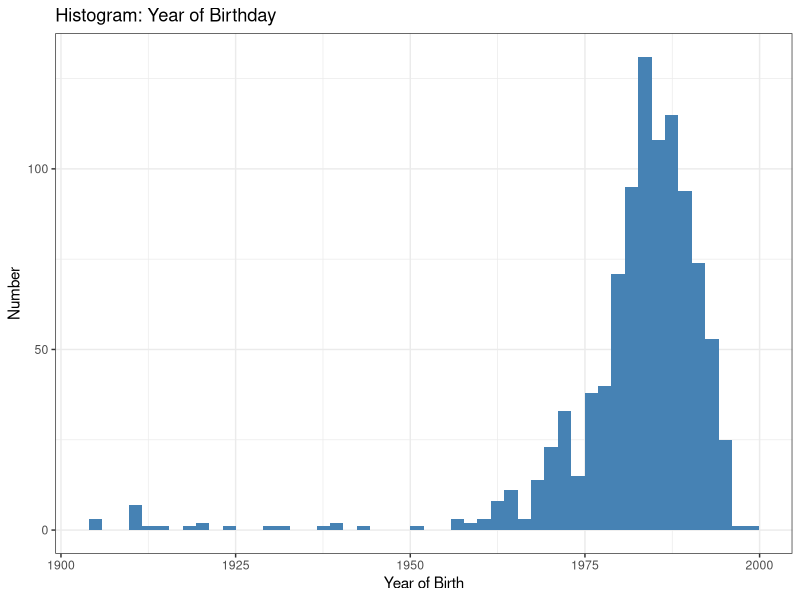
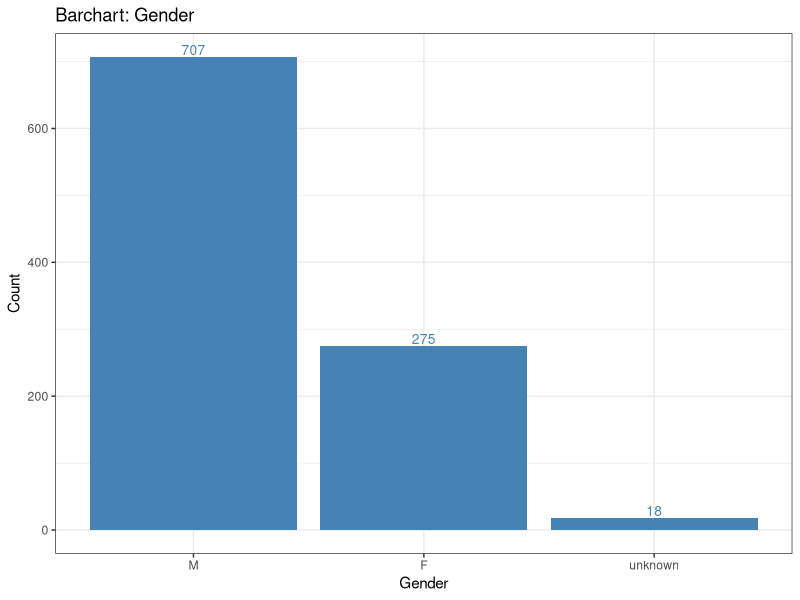
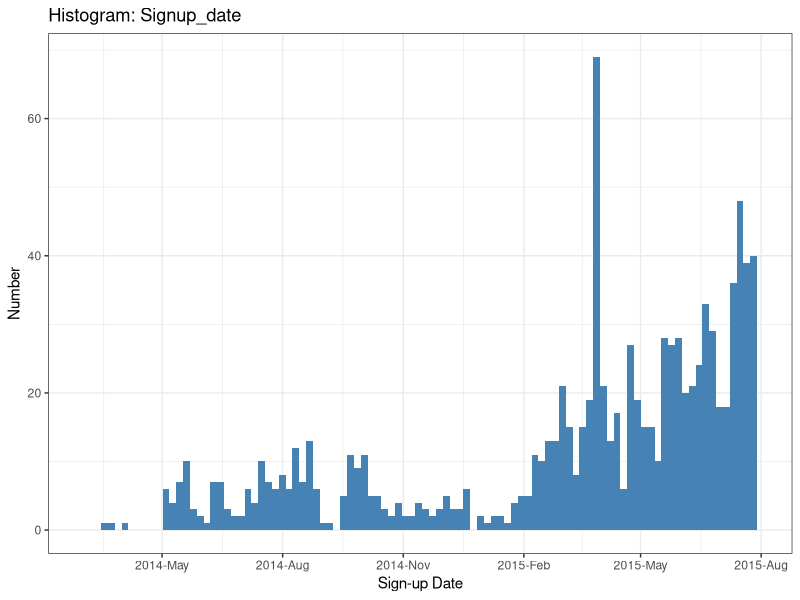
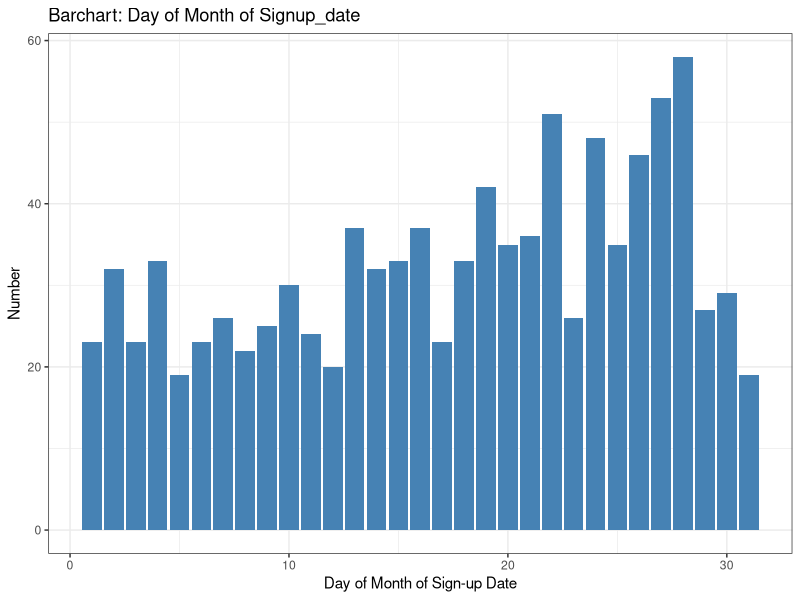
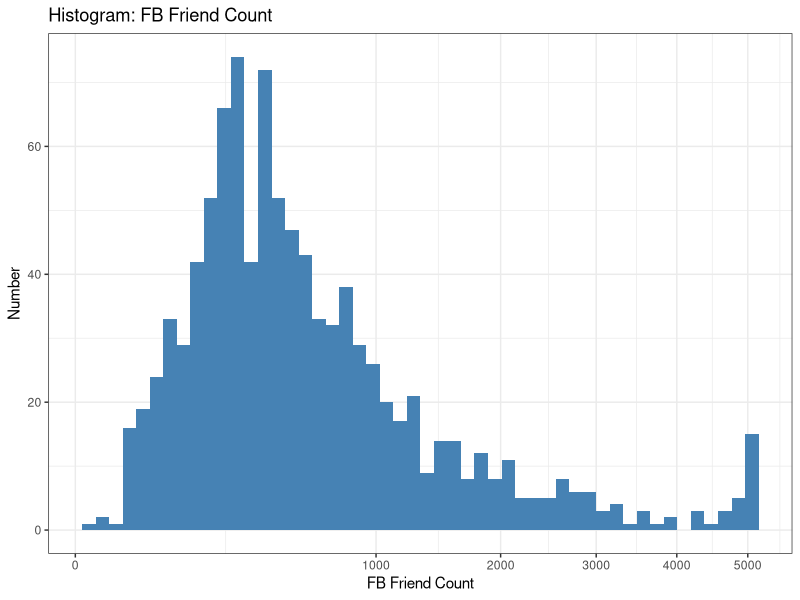
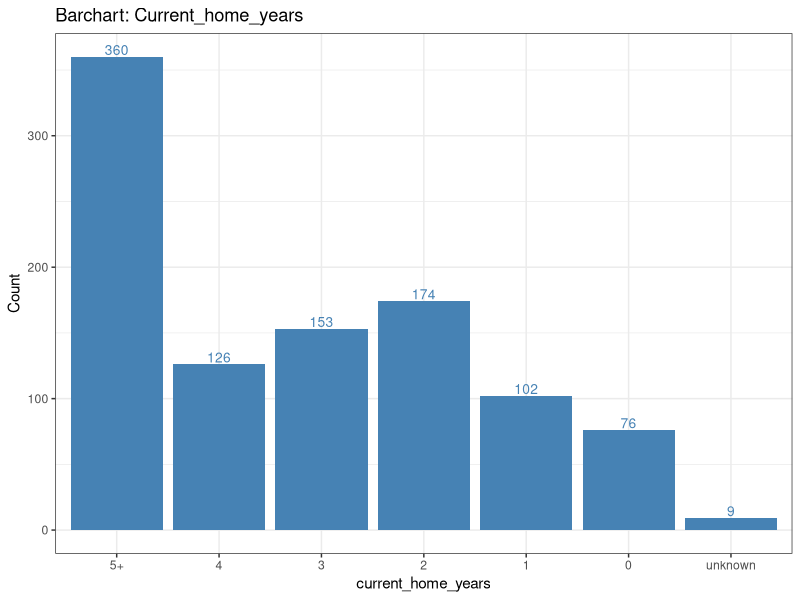
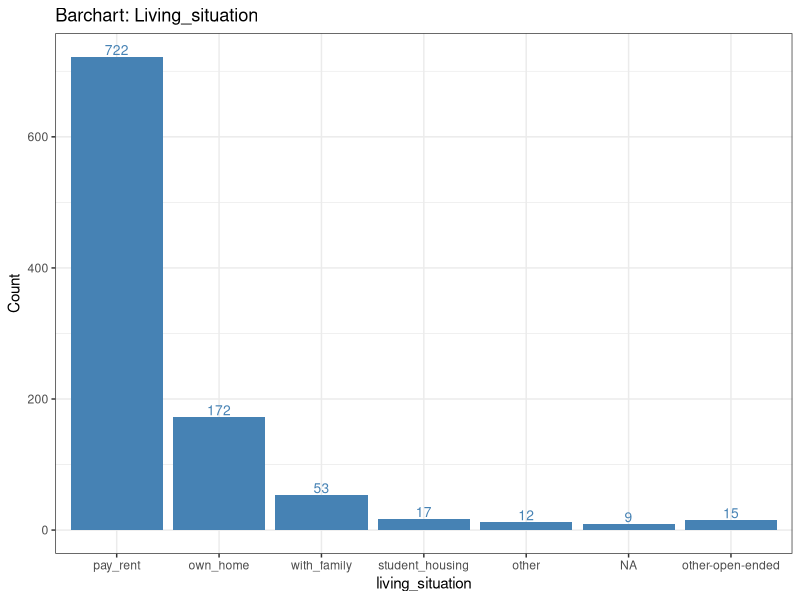
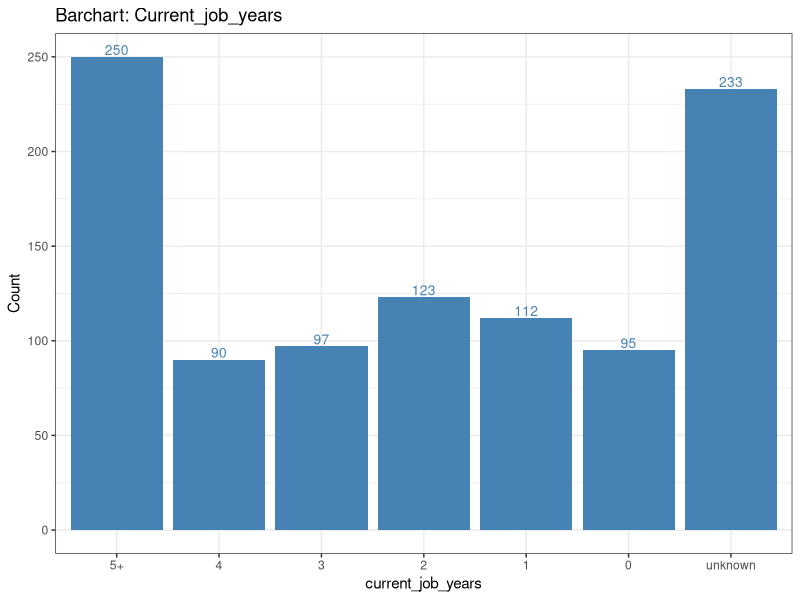

Reproduce these figures in R, in order.
## ---- chunk 1
# load libraries
library(dplyr)
library(ggplot2)
library(lubridate)
library(scales)
library(grid)
library(gridExtra)
## ---- chunk 2
# change work directory
setwd("/Users/craigdavid/Downloads/Facebook Marketing Project/Facebook Marketing Project/Data")

# read four datasets
dat_ppl = read.csv(file = 'people.csv', sep = ',', 
                   fill = FALSE, na.strings = c('NA', ''),
                   header = TRUE, stringsAsFactors = FALSE)
dat_repay = read.csv(file = 'repayment.csv', sep = ',', 
                     fill = FALSE, na.strings = c('NA', ''),
                     header = TRUE, stringsAsFactors = FALSE)
dat_dev = read.csv(file = 'device.csv', sep = ',', 
                   fill = FALSE, na.strings = c('NA', ''),
                   header = TRUE, stringsAsFactors = FALSE)
dat_mpesa = read.csv(file = 'mpesa.csv', sep = ',', 
                     fill = FALSE, na.strings = c('NA', ''),
                     header = TRUE, stringsAsFactors = FALSE)
## ---- chunk 3
# histogram: year of birthday
dat_bd = dat_ppl[!is.na(dat_ppl['birthday']),]
dat_bd['year'] = as.integer(substr(dat_bd$birthday, 1, 4)) # extract first 4 chrs as year
ggplot(data = dat_bd, aes(x = year)) + 
  geom_histogram(bins = 50, fill = 'steelblue') +
  ylab("Number") +
  xlab("Year of Birth") +
  ggtitle("Histogram: Year of Birthday") +
  theme_bw()
## ---- chunk 4
# barchart: of gender
dat_gender =  dat_ppl
dat_gender[is.na(dat_gender['gender']), 'gender'] = 'unknown' # include NA in this analyses
dat_gender$gender = factor(dat_gender$gender, levels = c('M', 'F', 'unknown')) # set the order of levels 
dat_gender %>%
  group_by(gender) %>%
  summarise(count = n()) %>%
  ggplot(aes(x = factor(gender), y = count)) + 
  geom_bar(fill = 'steelblue', stat = 'identity') +
  geom_text(aes(label = count), vjust= -0.2, color="steelblue", size=3.5) + 
  ylab("Count") +
  xlab("Gender") +
  ggtitle("Barchart: Gender") +
  theme_bw()
## ---- chunk 5
# histogram: signup_date
dat_sign = dat_ppl[!is.na(dat_ppl['signup_date']),]
dat_sign$signup_date = as.POSIXct(substr(dat_sign$signup_date, 1, 10)) # extract first 10 chrs as year-month-day
ggplot(dat_sign, aes(signup_date, ..count..)) + 
  geom_histogram(bins = 100, fill = 'steelblue') +
  theme_bw() + 
  xlab('Sign-up Date') +
  ylab('Number') + 
  ggtitle("Histogram: Signup_date") +
  scale_x_datetime(breaks = date_breaks("3 months"),
                   labels = date_format("%Y-%b"),
                    limits = c(as.POSIXct("2014-03-01"), 
                              as.POSIXct("2015-07-30")) )
## ---- chunk 6
# barchart: day of month of signup_date
dat_sign$monthday = mday(dat_sign$signup_date)
dat_sign %>% 
  group_by(monthday) %>% 
  summarise(count = n()) %>%
  ggplot(aes(x = monthday, y = count)) + 
  geom_bar(stat='identity', fill = 'steelblue') +
  theme_bw() + 
  xlab('Day of Month of Sign-up Date') +
  ylab('Number') + 
  ggtitle("Barchart: Day of Month of Signup_date")
## ---- chunk 7
summary(dat_ppl$fb_friend_count)
## ---- chunk 8
# histogram: fb friend count
dat_fb = dat_ppl[!is.na(dat_ppl['fb_friend_count']),]
ggplot(data = dat_fb, aes(x = fb_friend_count)) + 
  geom_histogram(bins = 50, fill = 'steelblue') +
  ylab("Number") +
  xlab("FB Friend Count") +
  ggtitle("Histogram: FB Friend Count") +
  scale_x_sqrt() +
  theme_bw()
## ---- chunk 9
# barchart: of current_home_years
dat_chy =  dat_ppl
dat_chy[is.na(dat_chy['current_home_years']), 'current_home_years'] = 'unknown' # include NA in this analyses
dat_chy$current_home_years = factor(dat_chy$current_home_years, 
                                    levels = c('5+', '4', '3', '2', '1', '0', 'unknown')) # set the order of levels 
dat_chy %>%
  group_by(current_home_years) %>%
  summarise(count = n()) %>%
  ggplot(aes(x = factor(current_home_years), y = count)) + 
  geom_bar(fill = 'steelblue', stat = 'identity') +
  geom_text(aes(label = count), vjust= -0.2, color="steelblue", size=3.5) + 
  ylab("Count") +
  xlab("current_home_years") +
  ggtitle("Barchart: Current_home_years") +
  theme_bw()
## ---- chunk 10
# barchart: of living_situation
dat_ls =  dat_ppl
dat_ls[is.na(dat_ls['living_situation']), 'living_situation'] = 'NA' # include NA in this analyses
answer_list = c('pay_rent', 'own_home', 'with_family', 'student_housing', 'other', 'NA')
dat_ls[!(dat_ls[,'living_situation'] %in% answer_list), 'living_situation'] = 'other-open-ended'
dat_ls$living_situation = factor(dat_ls$living_situation, 
                                    levels = c(answer_list, 'other-open-ended')) # set the order of levels 
dat_ls %>%
  group_by(living_situation) %>%
  summarise(count = n()) %>%
  ggplot(aes(x = factor(living_situation), y = count)) + 
  geom_bar(fill = 'steelblue', stat = 'identity') +
  geom_text(aes(label = count), vjust= -0.2, color="steelblue", size=3.5) + 
  ylab("Count") +
  xlab("living_situation") +
  ggtitle("Barchart: Living_situation") +
  theme_bw()
## ---- chunk 11
# barchart: of current_job_years
dat_cjy =  dat_ppl
dat_cjy[is.na(dat_cjy['current_job_years']), 'current_job_years'] = 'unknown' # include NA in this analyses
dat_cjy$current_job_years = factor(dat_cjy$current_job_years, 
                                    levels = c('5+', '4', '3', '2', '1', '0', 'unknown')) # set the order of levels 
dat_cjy %>%
  group_by(current_job_years) %>%
  summarise(count = n()) %>%
  ggplot(aes(x = factor(current_job_years), y = count)) + 
  geom_bar(fill = 'steelblue', stat = 'identity') +
  geom_text(aes(label = count), vjust= -0.2, color="steelblue", size=3.5) + 
  ylab("Count") +
  xlab("current_job_years") +
  ggtitle("Barchart: Current_job_years") +
  theme_bw()
## ---- chunk 12
# barchart: of education
dat_edu =  dat_ppl
dat_edu[is.na(dat_edu['education']), 'education'] = 'NA' # include NA in this analyses
dat_edu$education = factor(dat_edu$education,
                           levels = c('college', 'high_school', 'primary', 'masters', 'none', 'NA')) # set the order of levels 
dat_edu %>%
  group_by(education) %>%
  summarise(count = n()) %>%
  ggplot(aes(x = factor(education), y = count)) + 
  geom_bar(fill = 'steelblue', stat = 'identity') +
  geom_text(aes(label = count), vjust= -0.2, color="steelblue", size=3.5) + 
  ylab("Count") +
  xlab("education") +
  ggtitle("Barchart: Education") +
  theme_bw()
## ---- chunk 13
summary(dat_ppl$how_much_paid)
## ---- chunk 14
# histogram: how_much_paid
dat_hmp = dat_ppl[!is.na(dat_ppl['how_much_paid']),]
ggplot(data = dat_hmp, aes(x = how_much_paid)) + 
  geom_histogram(bins = 50, fill = 'steelblue') +
  ylab("Kenyan shillings") +
  xlab("How Much Paid") +
  ggtitle("Histogram: How Much Paid") +
  scale_x_log10() +
  theme_bw()
## ---- chunk 15
# barchart: of how_often_paid
dat_hop = dat_ppl
dat_hop[is.na(dat_hop['how_often_paid']), 'how_often_paid'] = 'NA' # include NA in this analyses
answer_list = c('monthly', 'daily', 'weekly', 'NA')
dat_hop[!(dat_hop[,'how_often_paid'] %in% answer_list), 'how_often_paid'] = 'other/open-ended'
dat_hop$how_often_paid = factor(dat_hop$how_often_paid, 
                                    levels = c(answer_list, 'other/open-ended')) # set the order of levels 
dat_hop %>%
  group_by(how_often_paid) %>%
  summarise(count = n()) %>%
  ggplot(aes(x = factor(how_often_paid), y = count)) + 
  geom_bar(fill = 'steelblue', stat = 'identity') +
  geom_text(aes(label = count), vjust= -0.2, color="steelblue", size=3.5) + 
  ylab("Count") +
  xlab("How_often_paid") +
  ggtitle("Barchart: How_often_paid") +
  theme_bw()
## ---- chunk 16
# barchart: of referral_source
dat_refer = dat_ppl
dat_refer[is.na(dat_refer['referral_source']), 'referral_source'] = 'NA' # include NA in this analyses
answer_list = c('facebook', 'friend', 'google_play_store', 'family', 'twitter', 'NA')
dat_refer[!(dat_refer[,'referral_source'] %in% answer_list), 'referral_source'] = 'other/open-ended'
dat_refer$referral_source = factor(dat_refer$referral_source, 
                                    levels = c('facebook', 'friend', 'google_play_store', 
                                               'family', 'other/open-ended', 'twitter', 'NA')) # set the order of levels 
dat_refer %>%
  group_by(referral_source) %>%
  summarise(count = n()) %>%
  ggplot(aes(x = factor(referral_source), y = count)) + 
  geom_bar(fill = 'steelblue', stat = 'identity') +
  geom_text(aes(label = count), vjust= -0.2, color="steelblue", size=3.5) + 
  ylab("Count") +
  xlab("Referral_source") +
  ggtitle("Barchart: Referral_source") +
  theme_bw()
## ---- chunk 17
# barchart: of outstanding_loan
dat_osl = dat_ppl
dat_osl[is.na(dat_osl['outstanding_loan']), 'outstanding_loan'] = 'unknown' # include NA in this analyses
dat_osl$outstanding_loan = factor(dat_osl$outstanding_loan, levels = c('no', 'yes', 'unknown')) # set the order of levels 
dat_osl %>%
  group_by(outstanding_loan) %>%
  summarise(count = n()) %>%
  ggplot(aes(x = factor(outstanding_loan), y = count)) + 
  geom_bar(fill = 'steelblue', stat = 'identity') +
  geom_text(aes(label = count), vjust= -0.2, color="steelblue", size=3.5) + 
  ylab("Count") +
  xlab("Outstanding_loan") +
  ggtitle("Barchart: Outstanding_loan") +
  theme_bw()
## ---- chunk 18
# barchart: of mpesa_how_often
dat_mho = dat_ppl
dat_mho[is.na(dat_mho['mpesa_how_often']), 'mpesa_how_often'] = 'unknown' # include NA in this analyses
dat_mho$mpesa_how_often = factor(dat_mho$mpesa_how_often, levels = c('few_times_a_month', 
                                                                     'few_times_a_week', 
                                                                     'daily', '10+', '4-9', 
                                                                     'unknown')) # set the order of levels 
dat_mho %>%
  group_by(mpesa_how_often) %>%
  summarise(count = n()) %>%
  ggplot(aes(x = factor(mpesa_how_often), y = count)) + 
  geom_bar(fill = 'steelblue', stat = 'identity') +
  geom_text(aes(label = count), vjust= -0.2, color="steelblue", size=3.5) + 
  ylab("Count") +
  xlab("Mpesa_how_often") +
  ggtitle("Barchart: Mpesa_how_often") +
  theme_bw()
## ---- chunk 19
# barchart: of relationship_status
dat_rs = dat_ppl
dat_rs[is.na(dat_rs['relationship_status']), 'relationship_status'] = 'unknown' # include NA in this analyses
dat_rs$relationship_status = factor(dat_rs$relationship_status, 
                                    levels = c('married', 'single', 'long-term', 'alternative', 'unknown')) # set the order of levels 
dat_rs %>%
  group_by(relationship_status) %>%
  summarise(count = n()) %>%
  ggplot(aes(x = factor(relationship_status), y = count)) + 
  geom_bar(fill = 'steelblue', stat = 'identity') +
  geom_text(aes(label = count), vjust= -0.2, color="steelblue", size=3.5) + 
  ylab("Count") +
  xlab("Relationship_status") +
  ggtitle("Barchart: Relationship_status") +
  theme_bw()
## ---- chunk 20
# barchart: of is_employed
dat_ie = dat_ppl
dat_ie[is.na(dat_ie['is_employed']), 'is_employed'] = 'unknown' # include NA in this analyses
dat_ie$is_employed = factor(dat_ie$is_employed, levels = c('yes', 'no', 'unknown')) # set the order of levels 
dat_ie %>%
  group_by(is_employed) %>%
  summarise(count = n()) %>%
  ggplot(aes(x = factor(is_employed), y = count)) + 
  geom_bar(fill = 'steelblue', stat = 'identity') +
  geom_text(aes(label = count), vjust= -0.2, color="steelblue", size=3.5) + 
  ylab("Count") +
  xlab("Is_employed") +
  ggtitle("Barchart: Is_employed") +
  theme_bw()
## ---- chunk 21
summary(dat_repay$nLoans)
## ---- chunk 22
# histogram: nLoans
dat_nLoans = dat_repay[!is.na(dat_repay['nLoans']),]
ggplot(data = dat_nLoans, aes(x = nLoans)) + 
  geom_histogram(fill = 'steelblue', bins = 30) +
  ylab('Number') +
  xlab('nLoans') +
  ggtitle("Histogram: nLoans") +
  theme_bw()
## ---- chunk 23
# barchart: of hasDualSim
dat_dualsim = dat_dev[!is.na(dat_dev['hasDualSim']), ]
dat_dualsim$hasDualSim = factor(dat_dualsim$hasDualSim, levels = c(1, 0)) # set the order of levels 
dat_dualsim %>%
  group_by(hasDualSim) %>%
  summarise(count = n()) %>%
  ggplot(aes(x = factor(hasDualSim), y = count)) + 
  geom_bar(fill = 'steelblue', stat = 'identity') +
  geom_text(aes(label = count), vjust= -0.2, color="steelblue", size=3.5) + 
  ylab("Count") +
  xlab("hasDualSim") +
  ggtitle("Barchart: hasDualSim") +
  theme_bw()
## ---- chunk 24
# barchart: of hasWlan
dat_wlan = dat_dev
dat_wlan$hasWlan = factor(dat_wlan$hasWlan, levels = c(1, 0)) # set the order of levels 
dat_wlan %>%
  group_by(hasWlan) %>%
  summarise(count = n()) %>%
  ggplot(aes(x = factor(hasWlan), y = count)) + 
  geom_bar(fill = 'steelblue', stat = 'identity') +
  geom_text(aes(label = count), vjust= -0.2, color="steelblue", size=3.5) + 
  ylab("Count") +
  xlab("hasWlan") +
  ggtitle("Barchart: hasWlan") +
  theme_bw()
## ---- chunk 25
# barchart: of hasBluetooth
dat_bt = dat_dev
dat_bt$hasBluetooth = factor(dat_bt$hasBluetooth, levels = c(1, 0)) # set the order of levels 
dat_bt %>%
  group_by(hasBluetooth) %>%
  summarise(count = n()) %>%
  ggplot(aes(x = factor(hasBluetooth), y = count)) + 
  geom_bar(fill = 'steelblue', stat = 'identity') +
  geom_text(aes(label = count), vjust= -0.2, color="steelblue", size=3.5) + 
  ylab("Count") +
  xlab("hasBluetooth") +
  ggtitle("Barchart: hasBluetooth") +
  theme_bw()
## ---- chunk 26
# barchart: of mkopo_version_name
dat_mkopo = dat_dev[!is.na(dat_dev['mkopo_version_name']), ]
dat_mkopo %>%
  group_by(mkopo_version_name) %>%
  summarise(count = n()) %>%
  ggplot(aes(x = factor(mkopo_version_name), y = count)) + 
  geom_bar(fill = 'steelblue', stat = 'identity') +
  geom_text(aes(label = count), vjust= -0.2, color="steelblue", size=3.5) + 
  ylab("Count") +
  xlab("mkopo_version_name") +
  ggtitle("Barchart: mkopo_version_name") +
  theme_bw()
## ---- chunk 27
# barchart: of android_version
dat_andr = dat_dev[!is.na(dat_dev['android_version']), ]
dat_andr %>%
  group_by(android_version) %>%
  summarise(count = n()) %>%
  ggplot(aes(x = factor(android_version), y = count)) + 
  geom_bar(fill = 'steelblue', stat = 'identity') +
  geom_text(aes(label = count), vjust= -0.2, color="steelblue", size=3.5) + 
  ylab("Count") +
  xlab("android_version") +
  ggtitle("Barchart: android_version") +
  theme_bw()
## ---- chunk 28
attr_ppl = dat_mpesa %>%
  group_by(person_id_random) %>%
  summarise(count = n())
summary(attr_ppl$count)
## ---- chunk 29
# histogram: date
dat_date = dat_mpesa[!is.na(dat_mpesa['date']),]
dat_date$date = as.POSIXct(dat_date$date) # extract first 10 chrs as year-month-day
ggplot(dat_date, aes(date, ..count..)) + 
  geom_histogram(bins = 100, fill = 'steelblue') +
  theme_bw() + 
  xlab('Mpesa Date') +
  ylab('Number') + 
  ggtitle("Histogram: mpesa_date") +
  scale_x_datetime(breaks = date_breaks("3 months"),
                   labels = date_format("%Y-%b"),
                    limits = c(as.POSIXct("2013-06-01"), 
                              as.POSIXct("2015-11-05")) )
## ---- chunk 30
# barchart: of transaction_type
dat_trans = dat_mpesa
dat_trans$transaction_type = factor(dat_trans$transaction_type, 
                                    levels = c('send_money', 'buy_mpesa_credit',
                                               'transfer_from_mshwari', 'transfer_to_mshwari')) # set the order of levels 
dat_trans %>%
  group_by(transaction_type) %>%
  summarise(count = n()) %>%
  ggplot(aes(x = factor(transaction_type), y = count)) + 
  geom_bar(fill = 'steelblue', stat = 'identity') +
  geom_text(aes(label = count), vjust= -0.2, color="steelblue", size=3.5) + 
  ylab("Count") +
  xlab("transaction_type") +
  ggtitle("Barchart: transaction_type") +
  theme_bw()
## ---- chunk 31
# barchart: of direction
dat_mpesa %>%
  group_by(direction) %>%
  summarise(count = n()) %>%
  ggplot(aes(x = factor(direction), y = count)) + 
  geom_bar(fill = 'steelblue', stat = 'identity') +
  geom_text(aes(label = count), vjust= -0.2, color="steelblue", size=3.5) + 
  ylab("Count") +
  xlab("direction") +
  ggtitle("Barchart: direction") +
  theme_bw()
## ---- chunk 32
# Histogram: of amount by direction
p1 <- dat_mpesa %>%
  filter(direction == 'in') %>%
  ggplot(aes(x = amount)) + 
  geom_histogram(bins = 50, fill = 'steelblue') +
  ylab("Number") +
  xlab("direction in") +
  scale_x_sqrt() +
  ylim(0, 2000) +
  ggtitle("Histogram: of amount by direction in") +
  theme_bw()
p2 <- dat_mpesa %>%
  filter(direction == 'out') %>%
  ggplot(aes(x = amount)) + 
  geom_histogram(bins = 50, fill = 'steelblue') +
  ylab("Number") +
  xlab("direction out") +
  scale_x_sqrt() +
  ggtitle("Histogram: of amount by direction out") +
  ylim(0, 2000) +
  theme_bw()
grid.arrange(grobs = list(p1, p2), ncol = 1, main = "Main title")
